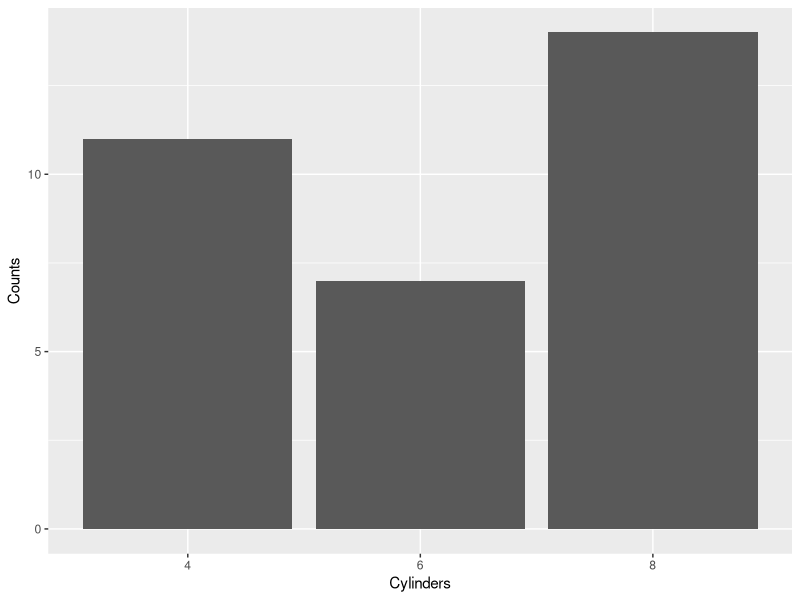
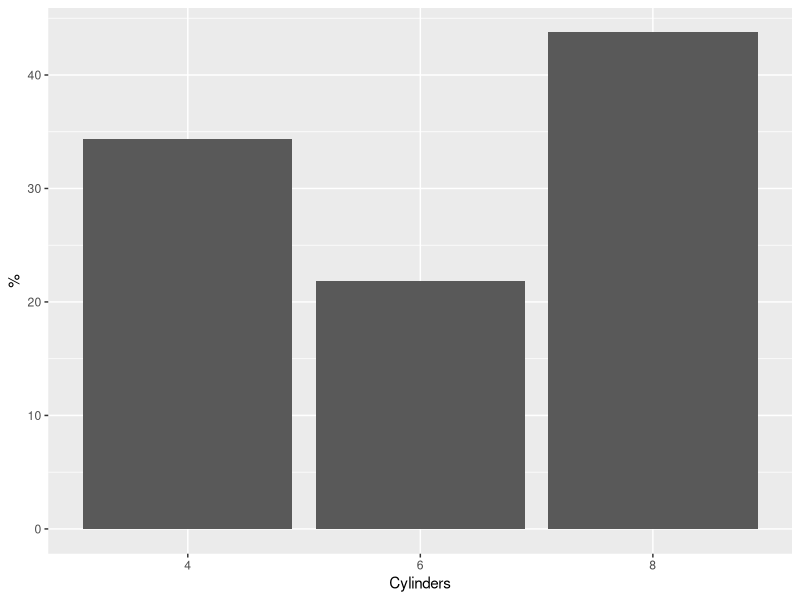
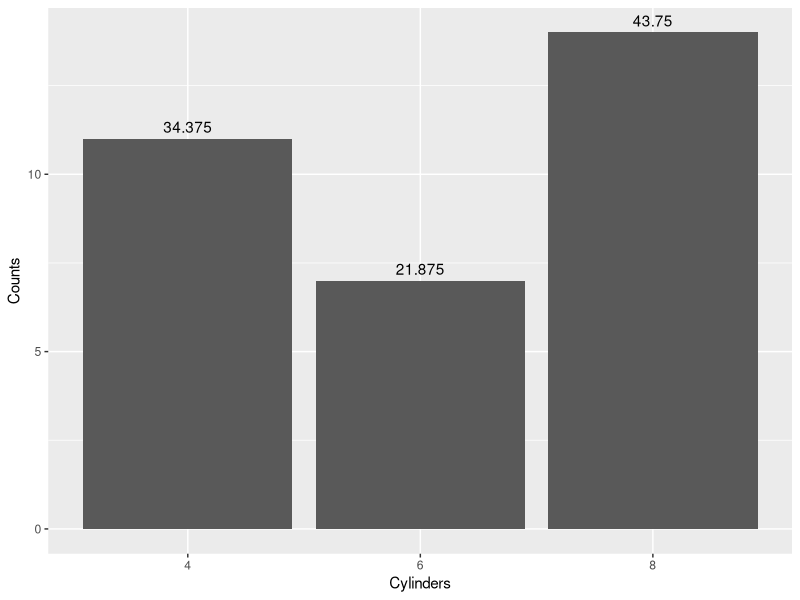
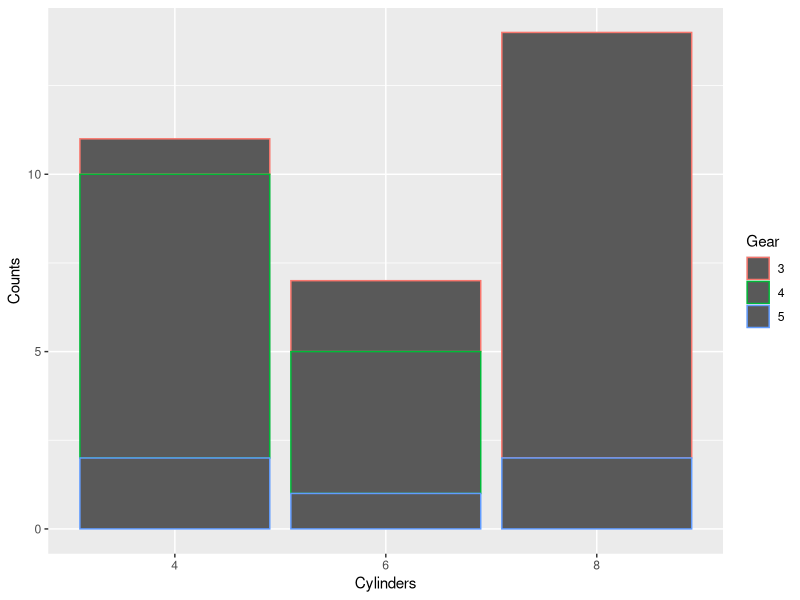
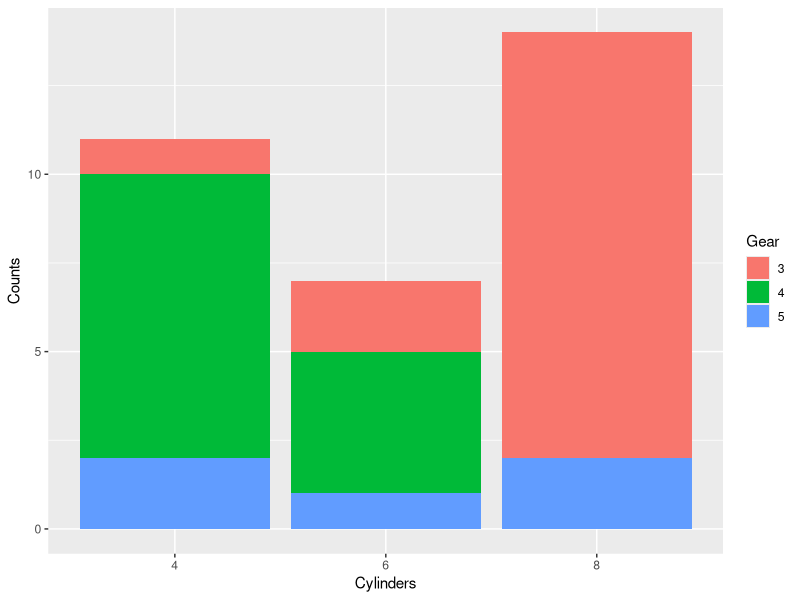
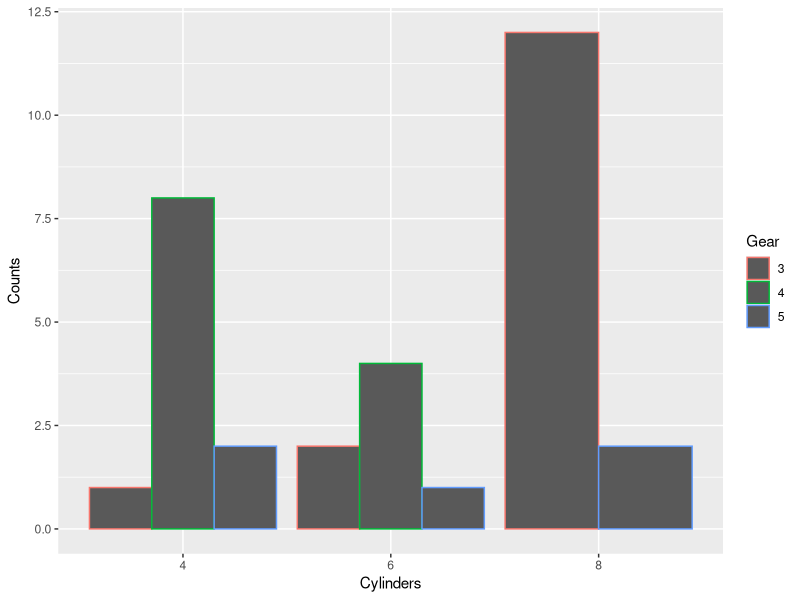
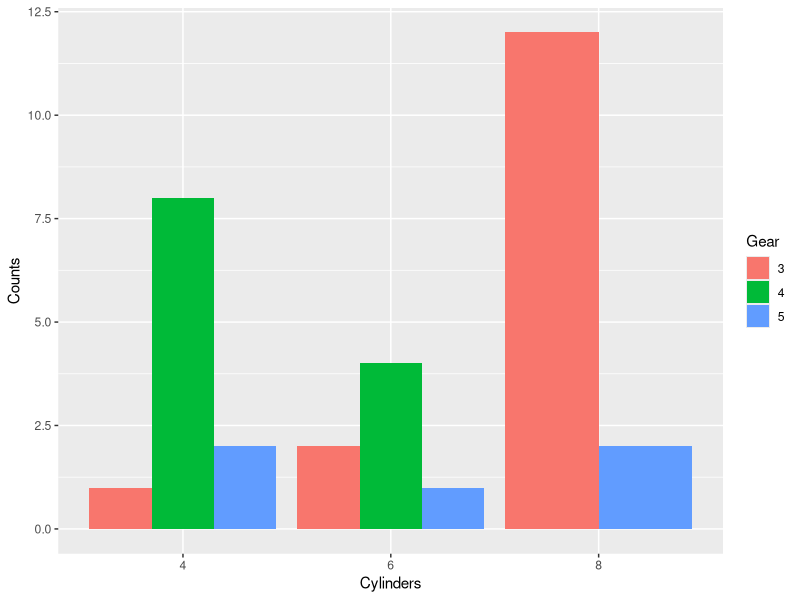
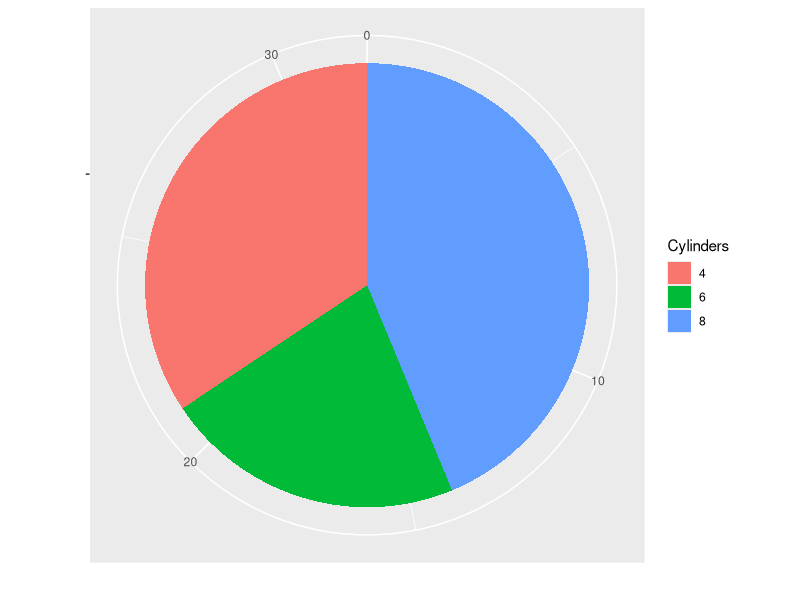

Source code (R) for these figures, in order:
##############################################
#  Some graphics with the {ggplot2} package  #
#      Author: Jose M. Sanchez-Santos        #
##############################################


# Install and load the package
if (!requireNamespace("ggplot2", quietly = TRUE))
  install.packages("ggplot2")
library(ggplot2)

# Data used for the examples -> mtcars

# Observations:
# - Arguments "colour" and "col" are identical.
# - Arguments "colour", "fill", "shape"... go inside aes() function if they refer to 
#   variables of the dataframe.


#####################################
#  Qualitative variables / factors  #
#####################################

### Barplot ("x" is a factor, "y" is not necessary unless we want percentages) -----
ggplot(data = mtcars) + geom_bar(aes(x = factor(cyl))) + labs(x = "Cylinders", y = "Counts")

# With percentages
ggplot(data = mtcars) + geom_bar(aes(x = factor(cyl), y = 100 * (..count..) / sum(..count..))) + 
  labs(x = "Cylinders", y = "%")

# Add percentage labels (create freq table first)
dfTab <- as.data.frame(table(mtcars$cyl))
colnames(dfTab)[1] <- "x"
dfTab$perc <- as.character(100 * dfTab$Freq / sum(dfTab$Freq))
ggplot(data = mtcars) + geom_bar(aes(x = factor(cyl))) + labs(x = "Cylinders", y = "Counts") +
  geom_text(data = dfTab, aes(x = x, y = Freq, label = perc), vjust = -0.5)


# For 2 variables -> Stacked (by default)
# colour
ggplot(data = mtcars) + geom_bar(aes(x = factor(cyl), colour = factor(gear))) + 
  labs(x = "Cylinders", y = "Counts", colour = "Gear")
# fill
ggplot(data = mtcars) + geom_bar(aes(x = factor(cyl), fill = factor(gear))) +
  labs(x = "Cylinders", y = "Counts", fill = "Gear")

# For 2 variables -> Grouped (position="dodge") (colour o fill)
# colour
ggplot(data = mtcars) + geom_bar(aes(x = factor(cyl), colour = factor(gear)), position = "dodge") +
  labs(x = "Cylinders", y = "Counts", colour = "Gear")
# fill
ggplot(data = mtcars) + geom_bar(aes(x = factor(cyl), fill = factor(gear)), position = "dodge") + 
  labs(x = "Cylinders", y = "Counts", fill = "Gear")


### Pie chart (it is a "circular" barplot, leaving the variable x empty) -----------
ggplot(data = mtcars) + geom_bar(aes(x = "", fill = factor(cyl))) + coord_polar(theta = "y") + 
  labs(x = "", y = "", fill = "Cylinders")

# To add percentages create a dataframe with table() for Counts and Percentages
Cyl <- levels(factor(mtcars$cyl))  # categories
Freq <- as.numeric(table(mtcars$cyl))  # Counts
Perc <- as.numeric(100*table(mtcars$cyl)/sum(table(mtcars$cyl)))  # Percentages
dftemp <- data.frame(Cyl, Freq, Perc)
ggplot(data = dftemp, aes(x = "", y = Freq, fill = Cyl)) + 
  geom_bar(width = 1, position = "stack", stat = "identity") + labs(fill = "Cylinders") + 
  labs(x = "", y = "") + geom_text(aes(label = paste0(Freq, "\n (", round(Perc, 3), "%)")), col = "white",
            position = position_stack(vjust = 0.5), size = 5) + coord_polar(theta = "y") +
  theme(axis.text.x = element_blank(), axis.ticks = element_blank(), panel.grid  = element_blank())
  # configure arguments of theme() to delete axis and ticks


################################################
#  Ordinal / Numeric / Quantitative Variables  #
################################################

### Sequence (a single variable with respect to indices 1,2,3 ...) -----------------
# points
ggplot(data = mtcars) + geom_point(aes(seq_along(mpg), mpg))
# points & lines
ggplot(data = mtcars, aes(seq_along(mpg), mpg)) + geom_line() + geom_point()
# two sequences
ggplot(data = mtcars, aes(x = seq_along(mpg))) + geom_line(aes(y = mpg, col = "mpg")) + 
  geom_point(aes(y = mpg, col = "mpg")) + geom_line(aes(y = wt, col = "wt")) + 
  geom_point(aes(y = wt, col = "wt")) + ylab('') + xlab('Index') + labs(col = "Variable") +
  scale_colour_manual(values = c("red", "green"))


### Histogram (function I() is to put colors as is) --------------------------------
ggplot(data = mtcars) + geom_histogram(aes(x = mpg), bins = 10, fill = I("white"), colour = I("black")) +
  labs(title = "Histogram", x = "Miles per gallon", y = "Counts")
# with percentages
ggplot(data = mtcars) + geom_histogram(aes(x = mpg, stat(density)), bins = 10, fill = I("white"),  
                                       colour = I("black")) +
  labs(title = "Histogram", x = "Miles per gallon", y = "Density")
# by a factor -> "colour" or "fill" go inside aes()
ggplot(data = mtcars) + geom_histogram(aes(x = mpg, colour = factor(am)), bins = 10, fill = I("white")) +
  labs(title = "Histogram", x = "Miles per gallon", y = "Counts", colour = "am")
# overlaid with transparency
ggplot(data = mtcars, aes(x = mpg, fill = factor(am))) + geom_histogram(bins = 10, alpha = .5, 
                                                                        position = "identity") +
  labs(title = "Histograms", x = "Miles per gallon", y = "Counts", fill = "am")


### Scatterplot --------------------------------------------------------------------
ggplot(data = mtcars) + geom_point(aes(x = mpg, y = wt), colour = I("red")) +
  labs(title = "Scatterplot", x = "Miles per gallon", y = "Weight")
# by the scale of a variable
ggplot(data = mtcars) + geom_point(aes(x = mpg, y = wt, col = cyl)) +
  labs(title = "Scatterplot", x = "Miles per gallon", y = "Weight", col = "Cylinders")
# by a factor
ggplot(data = mtcars) + geom_point(aes(x = mpg, y = wt, col = factor(cyl))) +
  labs(title = "Scatterplot", x = "Miles per gallon", y = "Weight", col = "Cylinders")
# with lines
ggplot(data = mtcars, aes(x = mpg, y = wt, col = factor(cyl))) + geom_point() + geom_line() +
  labs(title = "Scatterplot with lines", x = "Miles per gallon", y = "Weight", col = "Cylinders")
# with smoothed means and confidence regions
ggplot(data = mtcars, aes(x = mpg, y = wt, col = factor(cyl))) + geom_point() + 
  geom_smooth(method = "loess") +
  labs(title = "Scatterplot with smoothed means and confidence regions", x = "Miles per gallon", 
       y = "Weight", col = "Cylinders")
# by size of another numerical variable (size = ...)
ggplot(data = mtcars) + geom_point(aes(x = mpg, y = wt, size = hp), col = I("red")) +
  labs(title = "Scatterplot with size", x = "Miles per gallon", y = "Weight", size = "hp")
# with symbols for a factor (shape = ...)
ggplot(data = mtcars) + geom_point(aes(x = mpg, y = wt, shape = factor(cyl)), col = I("green")) +
  labs(title = "Scatterplot with symbols", x = "Miles per gallon", y = "Weight", shape = "Cylinders")
# symbols & colours
ggplot(data = mtcars) + geom_point(aes(x = mpg, y = wt, col = factor(cyl), shape = factor(cyl))) +
  labs(title = "Scatterplot with symbols and colours", x = "Miles per gallon", y = "Weight", 
       shape = "Cylinders", col = "Cylinders")
# symbols, colours & size
ggplot(data = mtcars) + geom_point(aes(x = mpg, y = wt, col = factor(cyl), shape = factor(cyl)), size = 5) +
  labs(title = "Scatterplot with symbols, colours & size", x = "Miles per gallon", y = "Weight", 
       shape = "Cylinders", col = "Cylinders")


### Boxplot (variable goes inside aes(y = ...)) ------------------------------------
ggplot(data = mtcars) + geom_boxplot(aes(y = mpg), width = 0.5) + labs(title = "Boxplot")

# by groups (the grouping variable goes in aes(x = ...))
ggplot(data = mtcars) + geom_boxplot(aes(x = factor(cyl), y = mpg), width = 0.5) + 
  labs(title = "Boxplot", x = "Cylinders")
# by groups & colours
ggplot(data = mtcars) + geom_boxplot(aes(x = factor(cyl), y = mpg, fill = factor(cyl))) + 
  labs(title = "Boxplot", x = "", fill = "Cylinders", y = "Miles per gallon")
# by two grouping variables
ggplot(data = mtcars) + geom_boxplot(aes(x = factor(cyl), y = mpg, fill = factor(cyl), col = factor(am))) + 
  labs(title = "Boxplot", x = "", fill = "Cylinders", y = "Miles per gallon", col = "Transmission")
# multiple columns/variables of a dataframe (stack or melt the dataframe)
ggplot(data = stack(mtcars[,-(3:4)]), aes(x = ind, y = values)) + geom_boxplot() + labs(title = "Boxplot of vars")
ggplot(data = reshape2::melt(mtcars[,-(3:4)]), aes(x = variable, y = value)) + geom_boxplot() + labs(title = "Boxplot of vars")

### Violin Plot (x empty, put the variable in y) -----------------------------------
ggplot(data = mtcars) + geom_violin(aes(x = "", y = mpg)) + labs(title = "Violin plot", x = "")
# not trimmed
ggplot(data = mtcars) + geom_violin(aes(x = "", y = mpg), trim = F) + 
  labs(title = "Violin plot", x = "")
# by groups
ggplot(data = mtcars) + geom_violin(aes(x = factor(cyl), y = mpg), trim = F) + 
  labs(title = "Violin plot", x = "Cylinders")
# by groups with colors
ggplot(data = mtcars) + geom_violin(aes(x = factor(cyl), y = mpg, fill = factor(cyl)), trim = F) + 
  labs(title = "Violin plot", x = "", fill = "Cylinders")
# with points
ggplot(data = mtcars) + geom_violin(aes(x = factor(cyl), y = mpg, fill = factor(cyl)), trim = F) + 
  labs(title = "Violin plot", x = "", fill = "Cylinders") +
  geom_point(aes(x = factor(cyl), y = mpg, fill = factor(cyl)))
# with jitter
ggplot(data = mtcars) + geom_violin(aes(x = factor(cyl), y = mpg, fill = factor(cyl)), trim = F) + 
  labs(title = "Violin plot", x = "", fill = "Cylinders") +
  geom_jitter(aes(x = factor(cyl), y = mpg, fill = factor(cyl)),
              height = 0, width = 0.1)


### Dotplot ------------------------------------------------------------------------
ggplot(data = mtcars) + geom_dotplot(aes(x = mpg)) + labs(title = "Dotplot", x = "Miles per gallon")
# centered
ggplot(data = mtcars) + geom_dotplot(aes(x = mpg), stackdir = "center", binwidth = 1.2) + 
  labs(title = "Dotplot", x = "Miles per gallon")
# vertical & centered (put x = 1 and binaxis = "y")
ggplot(data = mtcars) + geom_dotplot(aes(x = 1, y = mpg), binaxis = "y", stackdir = "center") + 
  labs(title = "Dotplot", y = "Miles per gallon")
# vertical & centered, separating the points
ggplot(data = mtcars) + geom_dotplot(aes(x = 1, y = mpg), binaxis = "y", stackdir = "center", stackratio = 1.5) + 
  labs(title = "Dotplot", y = "Miles per gallon")
# by groups
ggplot(data = mtcars) + geom_dotplot(aes(x = factor(cyl), y = mpg, fill = factor(cyl)), binaxis = "y", 
                                     stackdir = "center", stackratio = 1.5) + 
  labs(title = "Dotplot", x = "", y = "Miles per gallon", fill = "Cylinders")
# dotplot + violinplot & colours
ggplot(data = mtcars, aes(x = factor(cyl), y = mpg)) + geom_violin(aes(fill = factor(cyl)), trim = F) +
  geom_dotplot(binaxis = "y", stackdir = "center", stackratio = 1.5) + 
  labs(title = "Violin + Dotplot", x = "", y = "Miles per gallon", fill = "Cylinders")


### Density plot -------------------------------------------------------------------
ggplot(data = mtcars) + geom_density(aes(x = mpg), fill = I("aquamarine2")) +
  labs(title = "Density", x = "Miles per gallon")
# add transparency
ggplot(data = mtcars) + geom_density(aes(x = mpg), fill = I("aquamarine2"), alpha = 0.4) + xlim(0, 40) +
  labs(title = "Density", x = "Miles per gallon")
# by groups without fill
ggplot(data = mtcars) + geom_density(aes(x = mpg, col = factor(am))) + xlim(0, 45) +
  labs(title = "Density", x = "Miles per gallon", col = "Transmission")
# by groups with fill and transparency
ggplot(data = mtcars) + geom_density(aes(x = mpg, fill = factor(am), linetype = factor(am)), alpha = 0.4) + 
  xlim(0, 45) + labs(title = "Density", x = "Miles per gallon", fill = "Transmission", linetype = "Transmission")
# by groups with fill and transparency, changing legend values
ggplot(data = mtcars) + geom_density(aes(x = mpg, fill = factor(am), linetype = factor(am)), 
                                     alpha = 0.4) + xlim(0, 45) +
  labs(title = "Density", x = "Miles per gallon", fill = "Transmission", linetype = "Transmission") +
  scale_fill_discrete(name = "Transmission", labels = c("Automatic", "Manual")) +
  scale_linetype_discrete(name = "Transmission", labels = c("Automatic", "Manual"))


### Plot separated by factors (facet_grid() ----------------------------------------
# with a formula factor1~factor2 
ggplot(data = mtcars, aes(x = hp, y = mpg, shape = factor(am), colour = factor(am))) +
  facet_grid(gear ~ cyl) + geom_point() +
  scale_shape_discrete(name = "Transmission", labels = c("Automatic", "Manual")) +
  scale_colour_discrete(name = "Transmission", labels = c("Automatic", "Manual"))
# with rows = vars()
ggplot(data = mtcars, aes(x = hp, y = mpg, shape = factor(am), colour = factor(am))) +
  facet_grid(rows = vars(gear)) + geom_line()
# with cols = vars()
ggplot(data = mtcars, aes(x = hp, y = mpg, shape = factor(am), colour = factor(am))) +
  facet_grid(cols = vars(cyl)) + geom_point()
# with boxplots by a factor
ggplot(data = mtcars, aes(x = factor(vs), y = mpg, shape = factor(am), colour = factor(am))) +
  facet_grid(cols = vars(cyl)) + geom_boxplot()
# grid by 2+ factors
ggplot(data = mtcars, aes(x = hp, y = mpg, shape = factor(am), colour = factor(am))) +
  facet_grid(vs + am ~ gear, margins = "vs") + geom_point()


### Different plots in the same layout (grid.arrange() from {gridExtra} ) ----------
if (!requireNamespace("gridExtra", quietly = TRUE))
  install.packages("gridExtra")
library(gridExtra)
# generate the different plots
g1 <- ggplot(data = mtcars) + geom_bar(aes(x = factor(cyl), fill = factor(gear)), position = "dodge") + 
  labs(x = "Cylinders", y = "Counts", fill = "Gear", title = "Barplot")

g2 <- ggplot(data = mtcars) + geom_bar(aes(x = "", fill = factor(cyl))) + coord_polar(theta = "y") + 
  labs(x = "", y = "", fill = "Cylinders", title = "Piechart")

g3 <- ggplot(data = mtcars, aes(x = mpg, fill = factor(am))) + geom_histogram(bins = 10, alpha = .5, 
                                                                              position = "identity") +
  labs(title = "Histogram", x = "Miles per gallon", y = "Counts", fill = "am")

g4 <- ggplot(data = mtcars) + geom_point(aes(x = mpg, y = wt, col = factor(cyl), 
                                             shape = factor(cyl)), size = 5) +
  labs(title = "Scatterplot", x = "Miles per gallon", y = "Weight", shape = "Cylinders", col = "Cylinders")

g5 <- ggplot(data = mtcars) + geom_boxplot(aes(x = factor(cyl), y = mpg, fill = factor(cyl))) + 
  labs(title = "Boxplot", x = "", fill = "Cylinders", y = "Miles per gallon")

g6 <- ggplot(data = mtcars, aes(x = factor(cyl), y = mpg)) + 
  geom_violin(aes(fill = factor(cyl)), trim = F) +
  geom_dotplot(binaxis = "y", stackdir = "center", stackratio = 1.5) + 
  labs(title = "Violin + Dotplot", x = "", y = "Miles per gallon", fill = "Cylinders")

g7 <- ggplot(data = mtcars) + geom_density(aes(x = mpg, fill = factor(am), linetype = factor(am)), 
                                           alpha = 0.4) + xlim(0, 45) +
  labs(title = "Density", x = "Miles per gallon", fill = "Transmission", linetype = "Transmission")

g8 <- ggplot(data = mtcars, aes(x = hp, y = mpg, shape = factor(am), colour = factor(am))) + 
  facet_grid(cols = vars(cyl)) + geom_point() + labs(title = "Grid")

g9 <- ggplot() + annotate("text", label = "(c) JMSS 2019", size = 12, x = 4, y = 25) + theme_bw() +
  theme(panel.grid.major = element_blank(), panel.grid.minor = element_blank(), 
        axis.title.x = element_blank(), axis.text.x = element_blank(), axis.ticks.x = element_blank(), 
        axis.title.y = element_blank(), axis.text.y = element_blank(), axis.ticks.y = element_blank())

grid.arrange(g1, g2, g3, g4, g5, g6, g7, g8, g9, ncol = 3)
